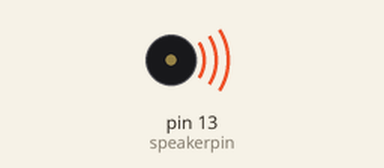
Simulated run of this sketch. Board: Arduino Uno, built with avr-gcc and run on an emulated ATmega328P. Shown: buzzer (waves = sounding).

Above: at 0.9 s.
At 5.47 s:
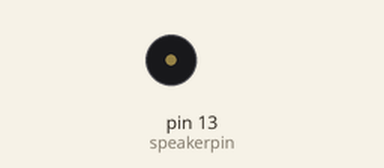
Timing chart, 0 to 9.5 s (numbered marks = the images above):
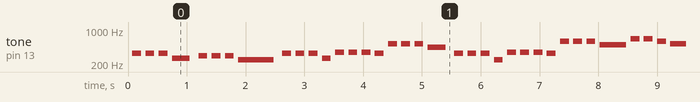

Measured:
- by itself, tone on pin 13 (speakerpin): plays 329 Hz for 0.15 s, 329 Hz for 0.15 s, 329 Hz for 0.15 s, 261 Hz for 0.30 s, 293 Hz for 0.15 s, 293 Hz for 0.15 s … (432 notes in this stretch)

The sketch:

Beethoven_s_5th_1st_Theme_XV_Arduino.ino
```cpp
int speakertone, speakerpin,

Ap1, Bp1, Cp1, Dp1, Ep1, Fp1, Gp1,
A,   B,   C,   D,   E,   F,   G,
An1, Bn1, Cn1, Dn1, En1, Fn1, Gn1,

er, qr, hr, wr;
void setup() {
  // put your setup code here, to run once:
  speakerpin = 13;
  digitalWrite(speakerpin, HIGH);
  pinMode(speakerpin, OUTPUT);
  (Ap1 = 440.00);
  (Bp1 = 493.88);
  (Cp1 = 523.25);
  (Dp1 = 587.33);
  (Ep1 = 659.25);
  (Fp1 = 698.46);
  (Gp1 = 783.99);
  (A = 220.00);
  (B = 246.94);
  (C = 261.63);
  (D = 293.66);
  (E = 329.63);
  (F = 349.23);
  (G = 392.00);
  (An1 = 110.00);
  (Bn1 = 123.47);
  (Cn1 = 130.81);
  (Dn1 = 146.83);
  (En1 = 164.81);
  (Fn1 = 174.61);
  (Gn1 = 196.00);

  (er = 75);
  (qr = 150);
  (hr = 300);
  (wr = 600);
}

void loop() {
  // put your main code here, to run repeatedly:
  delay(er); tone(speakerpin, E); delay(qr); noTone(speakerpin); delay(er); tone(speakerpin, E); delay(qr); noTone(speakerpin); delay(er); tone(speakerpin, E); delay(qr); noTone(speakerpin); delay(er);
  tone(speakerpin, C); delay(hr);  noTone(speakerpin); delay(er);
  delay(er); tone(speakerpin, D); delay(qr); noTone(speakerpin); delay(er); tone(speakerpin, D); delay(qr); noTone(speakerpin); delay(er); tone(speakerpin, D); delay(qr); noTone(speakerpin); delay(er);
  tone(speakerpin, B); delay(wr);  noTone(speakerpin); delay(er);
  delay(er); tone(speakerpin, E); delay(qr); noTone(speakerpin); delay(er); tone(speakerpin, E); delay(qr); noTone(speakerpin); delay(er); tone(speakerpin, E); delay(qr); noTone(speakerpin); delay(er);
  tone(speakerpin, C); delay(qr); noTone(speakerpin); delay(er); tone(speakerpin, F); delay(qr); noTone(speakerpin); delay(er); tone(speakerpin, F); delay(qr); noTone(speakerpin); delay(er); tone(speakerpin, F); delay(qr); noTone(speakerpin); delay(er);
  tone(speakerpin, E); delay(qr); noTone(speakerpin); delay(er); tone(speakerpin, Cp1); delay(qr); noTone(speakerpin); delay(er); tone(speakerpin, Cp1); delay(qr); noTone(speakerpin); delay(er); tone(speakerpin, Cp1); delay(qr); noTone(speakerpin); delay(er);
  tone(speakerpin, Ap1); delay(hr); noTone(speakerpin); delay(er);
  delay(er); tone(speakerpin, E); delay(qr); noTone(speakerpin); delay(er); tone(speakerpin, E); delay(qr); noTone(speakerpin); delay(er); tone(speakerpin, E); delay(qr); noTone(speakerpin); delay(er);
  tone(speakerpin, B); delay(qr); noTone(speakerpin); delay(er); tone(speakerpin, F); delay(qr); noTone(speakerpin); delay(er); tone(speakerpin, F); delay(qr); noTone(speakerpin); delay(er); tone(speakerpin, F); delay(qr); noTone(speakerpin); delay(er);
  tone(speakerpin, E); delay(qr); noTone(speakerpin); delay(er); tone(speakerpin, Dp1); delay(qr); noTone(speakerpin); delay(er); tone(speakerpin, Dp1); delay(qr); noTone(speakerpin); delay(er); tone(speakerpin, Dp1); delay(qr); noTone(speakerpin); delay(er);
  tone(speakerpin, Bp1); delay(qr); delay(hr); noTone(speakerpin); delay(er);
  tone(speakerpin, Ep1); delay(qr); noTone(speakerpin); delay(er); tone(speakerpin, Ep1); delay(qr); noTone(speakerpin); delay(er); tone(speakerpin, Dp1); delay(qr); noTone(speakerpin); delay(er);
  tone(speakerpin, Cp1); delay(hr); tone(speakerpin, Bp1); delay(qr); noTone(speakerpin); delay(er);
  tone(speakerpin, Ep1); delay(qr); noTone(speakerpin); delay(er); tone(speakerpin, Ep1); delay(qr); noTone(speakerpin); delay(er); tone(speakerpin, Dp1); delay(qr); noTone(speakerpin); delay(er);
  tone(speakerpin, Cp1); delay(hr); tone(speakerpin, Bp1); delay(qr); noTone(speakerpin); delay(er);
  tone(speakerpin, Ep1); delay(qr); noTone(speakerpin); delay(er); tone(speakerpin, Ep1); delay(qr); noTone(speakerpin); delay(er); tone(speakerpin, Dp1); delay(qr); noTone(speakerpin); delay(er);
  tone(speakerpin, Cp1); delay(qr); noTone(speakerpin); delay(er); delay(qr);
  tone(speakerpin, Ap1); delay(qr); noTone(speakerpin); delay(er); delay(qr);
  tone(speakerpin, Ep1); delay(qr); noTone(speakerpin); delay(er);


  delay(2000);
}
```
